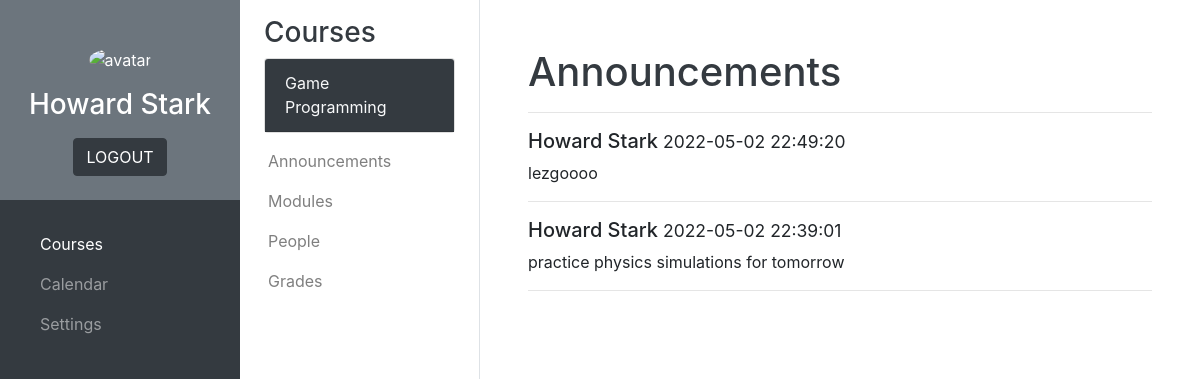
The app's page /courses/student/student_announcements.php?course=2 (signed in), older data.
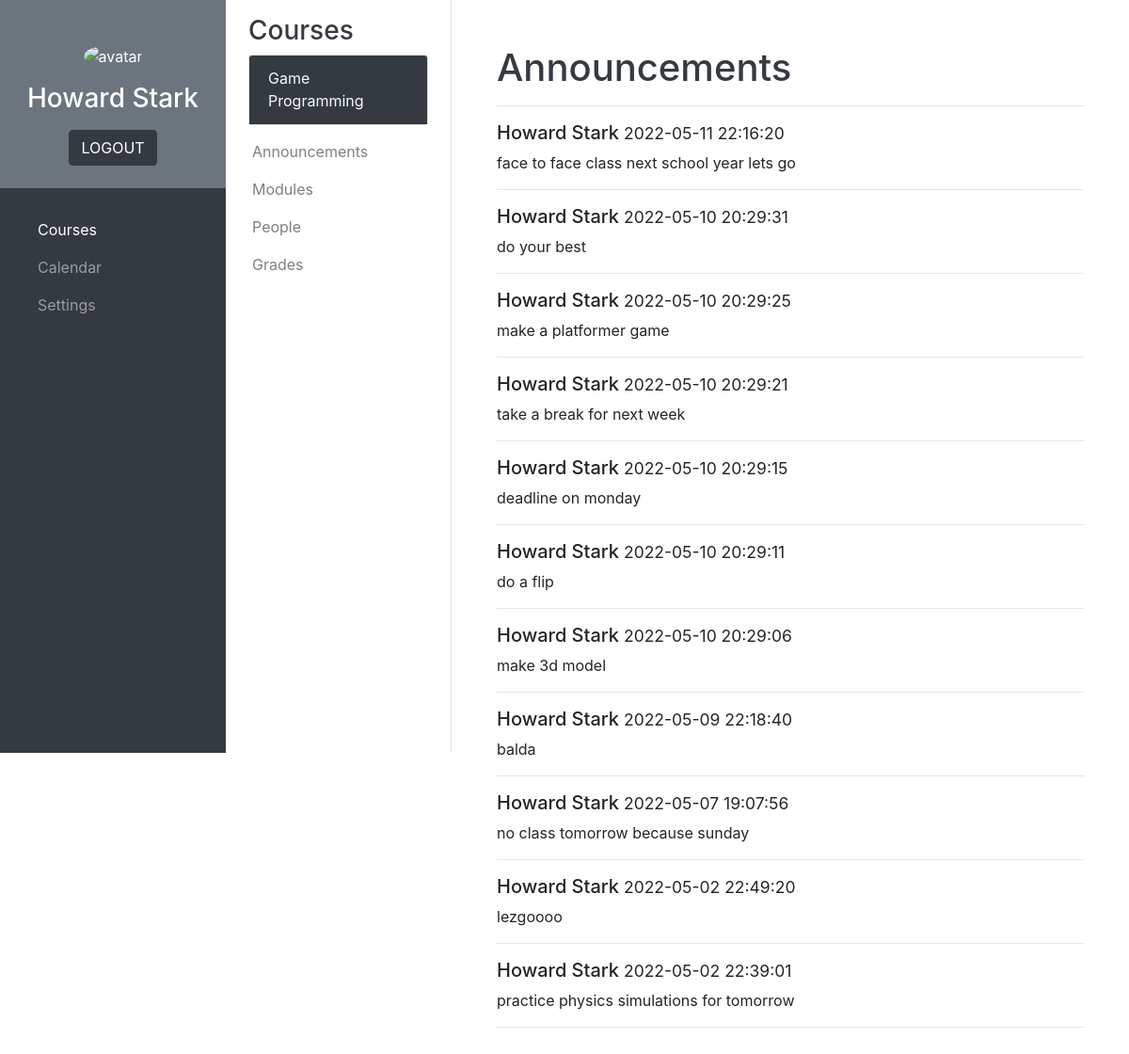
The same page, newer data.
### tables this page shows
CREATE TABLE `courses` (
  `Course_number` int(11) NOT NULL,
  `Course_name` varchar(50) NOT NULL
);

CREATE TABLE `teacher_information` (
  `ID_number` varchar(10) NOT NULL,
  `Family_name` varchar(50) NOT NULL,
  `First_name` varchar(50) NOT NULL,
  `Middle_name` varchar(50) NOT NULL
);

CREATE TABLE `announcements` (
  `announcement_reference_number` int(11) NOT NULL,
  `Course_number` int(11) NOT NULL,
  `Date_posted` datetime NOT NULL,
  `Announcement_content` varchar(8000) NOT NULL
);

### php_scripts/connect.php (called while the page is built, shortened)
<?php
    $servername = "localhost";
    $username = "root";
    $password = "";
    $db = "school_management_db";
    $conn = new mysqli($servername, $username, $password, $db);
    function sql($comm) {
        global $conn;
        $result = $conn->query($comm);
        return $result;
    }
?>

### courses/student/student_announcements.php (the view, shortened to what this page needs)
<?php
    include('../../php_scripts/connect.php');
?>
<!DOCTYPE html>
<html lang="en">
    <head>
        <link rel="stylesheet" href="https://cdn.jsdelivr.net/npm/bootstrap@4.6.1/dist/css/bootstrap.min.css">
        <link rel="stylesheet" href="../../css/styles.css">
    </head>
    <body>
        <?php include('../courses_main_sidebar.php'); ?>
        <?php include('../courses_sub_sidebar_student.php'); ?>
        <main>
            <div id="announcements" class="container-fluid p-5">
                <?php
                    if (!isset($_GET['course'])) {
                        echo "<h1 class=\"text-dark\">Select Course</h1>";
                    }
                    else {
                        echo "
                            <h1 class=\"text-dark\">Announcements</h1>
                            <hr>
                            <div id=\"content\">
                        ";
                        $course_number = $_GET['course'];
                        $teacher = sql("SELECT ID_number FROM assigned_courses WHERE Course_number = $course_number AND ID_number LIKE 't%'");
                        if ($teacher->num_rows == 1) {
                            $teacher_row = $teacher->fetch_assoc();
                            $teacher_id = $teacher_row["ID_number"];
                        }
                        $teacher_info = sql("SELECT First_name, Family_name FROM teacher_information WHERE ID_number = '$teacher_id'");
                        if ($teacher_info->num_rows == 1) {
                            $teacher_info_row = $teacher_info->fetch_assoc();
                        }
                        $announcements = sql("SELECT Date_posted, Announcement_content FROM announcements WHERE Course_number = $course_number ORDER BY Date_posted DESC");
                        if ($announcements->num_rows > 0) {
                            while ($row = $announcements->fetch_assoc()) {
                                echo "<h5>" . $teacher_info_row["First_name"] . " " . $teacher_info_row["Family_name"] . "<small> " . $row["Date_posted"] . "</small></h5>";
                                echo "<p>" . $row["Announcement_content"] . "</p>";
                                echo "<hr>";
                            }
                        }
                        echo "</div>";
                    }
                ?>
            </div>
        </main>
    </body>
</html>

### courses/courses_main_sidebar.php
<div class="bg-dark main-sidebar">
    <div class="bg-secondary text-center text-white">
        <img src="../../images/avatarSample.png" class="mt-5 rounded-circle" alt="avatar">
        <h3 class="my-3"><?php echo $_SESSION['first_name'] . " " . $_SESSION['family_name']?></h3>
        <a href="../../index.php" class="btn btn-dark mx-auto mb-4" role="button">LOGOUT</a>
    </div>
    <div class="p-3">
        <nav class="navbar navbar-expand-lg bg-dark navbar-dark">
            <ul class="navbar-nav flex-column">
                <?php
                    $destination = $_SESSION["role"] == "Student" ? "student/student_announcements.php" : "teacher/teacher_announcements.php";
                ?>
                <li class="nav-item"><a href="../<?php echo $destination ?>" class="nav-link active">Courses</a></li>
                <li class="nav-item"><a href="../../calendar.php" class="nav-link">Calendar</a></li>
                <li class="nav-item"><a href="../../settings.php" class="nav-link">Settings</a></li>
            </ul>
        </nav>
    </div>
</div>

### courses/courses_sub_sidebar_student.php (shortened to what this page needs)
<?php
    if (!isset($_GET['course'])) {
        $courses_sb_selected_number = null;
        $courses_sb_selected_name = "No Course Selected";
    }
    else {
        $courses_sb_selected_number = $_GET['course'];
        $result = sql("SELECT Course_name FROM courses WHERE Course_number = $courses_sb_selected_number");
        if ($result->num_rows == 1) {
            $row = $result->fetch_assoc();
            $courses_sb_selected_name = $row["Course_name"];
        }
    }
?>
<div class="bg-white border-right sub-sidebar">
    <div class="container pt-3 px-4">
        <h3 class="text-dark">Courses</h3>
        <div class="card">
            <div class="card-header bg-dark">
                <a class="card-link text-light" data-toggle="collapse" href="#courseDropdownMenu"><?php echo $courses_sb_selected_name?></a>
            </div>
        </div>
    </div>
    <div class="px-1 pb-1">
        <nav class="navbar navbar-expand-lg navbar-light">
            <ul class="navbar-nav flex-column">
                <li class="nav-item"><a href="student_announcements.php?course=<?php echo $courses_sb_selected_number?>" class="nav-link<?php if ($courses_sb_selected_number == null) { echo " disabled"; }?>">Announcements</a></li>
                <li class="nav-item"><a href="student_modules.php?course=<?php echo $courses_sb_selected_number?>" class="nav-link<?php if ($courses_sb_selected_number == null) { echo " disabled"; }?>">Modules</a></li>
                <li class="nav-item"><a href="student_people.php?course=<?php echo $courses_sb_selected_number?>" class="nav-link<?php if ($courses_sb_selected_number == null) { echo " disabled"; }?>">People</a></li>
                <li class="nav-item"><a href="student_grades.php?course=<?php echo $courses_sb_selected_number?>" class="nav-link<?php if ($courses_sb_selected_number == null) { echo " disabled"; }?>">Grades</a></li>
            </ul>
        </nav>
    </div>
</div>

### css/styles.css (style rules this page uses)
.main-sidebar { position: fixed; top: 0; left: 0; width: 240px; height: 100vh; }
.sub-sidebar { position: fixed; top: 0; left: 240px; width: 240px; height: 100vh; }
main { margin-left: 480px; }

Row changes from the older to the newer data that the page shows:
added announcements: $teacher_info_row["First_name"] "Howard", $teacher_info_row["Family_name"] "Stark", Date_posted "2022-05-11 22:16:20", Announcement_content "face to face class next school year lets go"
added announcements: $teacher_info_row["First_name"] "Howard", $teacher_info_row["Family_name"] "Stark", Date_posted "2022-05-10 20:29:31", Announcement_content "do your best"
added announcements: $teacher_info_row["First_name"] "Howard", $teacher_info_row["Family_name"] "Stark", Date_posted "2022-05-10 20:29:25", Announcement_content "make a platformer game"
added announcements: $teacher_info_row["First_name"] "Howard", $teacher_info_row["Family_name"] "Stark", Date_posted "2022-05-10 20:29:21", Announcement_content "take a break for next week"
added announcements: $teacher_info_row["First_name"] "Howard", $teacher_info_row["Family_name"] "Stark", Date_posted "2022-05-10 20:29:15", Announcement_content "deadline on monday"
added announcements: $teacher_info_row["First_name"] "Howard", $teacher_info_row["Family_name"] "Stark", Date_posted "2022-05-10 20:29:11", Announcement_content "do a flip"
added announcements: $teacher_info_row["First_name"] "Howard", $teacher_info_row["Family_name"] "Stark", Date_posted "2022-05-10 20:29:06", Announcement_content "make 3d model"
added announcements: $teacher_info_row["First_name"] "Howard", $teacher_info_row["Family_name"] "Stark", Date_posted "2022-05-09 22:18:40", Announcement_content "balda"
added announcements: $teacher_info_row["First_name"] "Howard", $teacher_info_row["Family_name"] "Stark", Date_posted "2022-05-07 19:07:56", Announcement_content "no class tomorrow because sunday"
